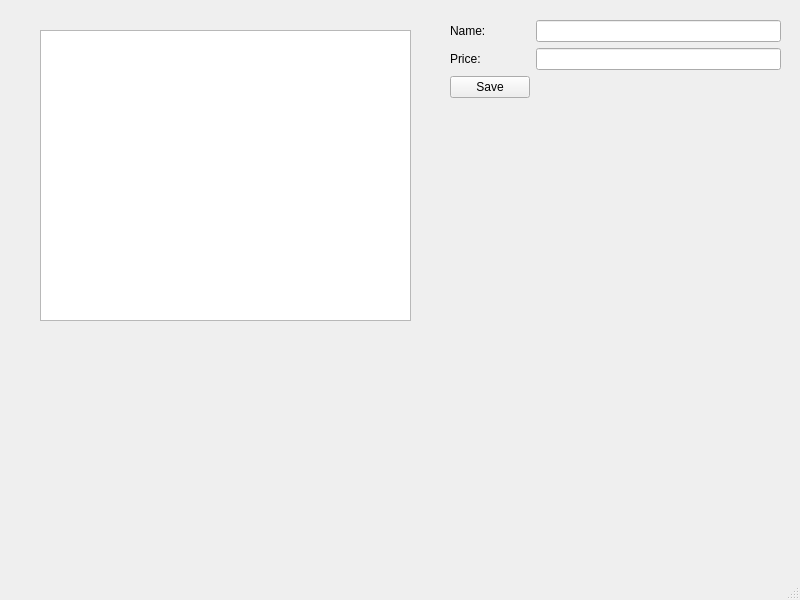
<?xml version="1.0" encoding="UTF-8"?>
<ui version="4.0">
 <class>MainWindow</class>
 <widget class="QMainWindow" name="MainWindow">
  <property name="geometry">
   <rect>
    <x>0</x>
    <y>0</y>
    <width>800</width>
    <height>600</height>
   </rect>
  </property>
  <property name="windowTitle">
   <string>MainWindow</string>
  </property>
  <widget class="QWidget" name="centralwidget">
   <widget class="QTableWidget" name="tableProducts">
    <property name="geometry">
     <rect>
      <x>40</x>
      <y>30</y>
      <width>371</width>
      <height>291</height>
     </rect>
    </property>
   </widget>
   <widget class="QWidget" name="formLayoutWidget">
    <property name="geometry">
     <rect>
      <x>450</x>
      <y>20</y>
      <width>331</width>
      <height>291</height>
     </rect>
    </property>
    <layout class="QFormLayout" name="formLayout">
     <item row="1" column="0">
      <widget class="QLabel" name="lblPrice">
       <property name="text">
        <string>Price:</string>
       </property>
      </widget>
     </item>
     <item row="0" column="0">
      <widget class="QLabel" name="lblName">
       <property name="text">
        <string>Name:</string>
       </property>
      </widget>
     </item>
     <item row="0" column="1">
      <widget class="QLineEdit" name="txtName"/>
     </item>
     <item row="1" column="1">
      <widget class="QLineEdit" name="txtPrice"/>
     </item>
     <item row="2" column="0">
      <widget class="QPushButton" name="btnSave">
       <property name="text">
        <string>Save</string>
       </property>
      </widget>
     </item>
    </layout>
   </widget>
  </widget>
  <widget class="QMenuBar" name="menubar">
   <property name="geometry">
    <rect>
     <x>0</x>
     <y>0</y>
     <width>800</width>
     <height>26</height>
    </rect>
   </property>
  </widget>
  <widget class="QStatusBar" name="statusbar"/>
 </widget>
 <resources/>
 <connections/>
</ui>
